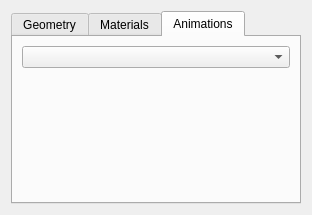
<?xml version="1.0" encoding="UTF-8"?>
<ui version="4.0">
 <class>ModelWidget</class>
 <widget class="QWidget" name="ModelWidget">
  <property name="geometry">
   <rect>
    <x>0</x>
    <y>0</y>
    <width>312</width>
    <height>215</height>
   </rect>
  </property>
  <property name="windowTitle">
   <string>Form</string>
  </property>
  <layout class="QGridLayout" name="gridLayout">
   <item row="0" column="0">
    <widget class="QTabWidget" name="tabWidget">
     <property name="currentIndex">
      <number>2</number>
     </property>
     <widget class="QWidget" name="geometryTab">
      <attribute name="title">
       <string>Geometry</string>
      </attribute>
      <layout class="QGridLayout" name="gridLayout_2">
       <item row="0" column="0">
        <widget class="QTreeView" name="geometryTreeView"/>
       </item>
      </layout>
     </widget>
     <widget class="QWidget" name="materialsTab">
      <attribute name="title">
       <string>Materials</string>
      </attribute>
      <layout class="QGridLayout" name="gridLayout_3">
       <item row="0" column="0">
        <widget class="QComboBox" name="materialsComboBox"/>
       </item>
       <item row="1" column="0">
        <widget class="MaterialWidget" name="materialWidget" native="true"/>
       </item>
       <item row="2" column="0">
        <spacer name="verticalSpacer">
         <property name="orientation">
          <enum>Qt::Vertical</enum>
         </property>
         <property name="sizeHint" stdset="0">
          <size>
           <width>20</width>
           <height>40</height>
          </size>
         </property>
        </spacer>
       </item>
      </layout>
     </widget>
     <widget class="QWidget" name="animationsTab">
      <attribute name="title">
       <string>Animations</string>
      </attribute>
      <layout class="QGridLayout" name="gridLayout_4">
       <item row="0" column="0">
        <widget class="QComboBox" name="animationsComboBox"/>
       </item>
       <item row="1" column="0">
        <spacer name="verticalSpacer_2">
         <property name="orientation">
          <enum>Qt::Vertical</enum>
         </property>
         <property name="sizeHint" stdset="0">
          <size>
           <width>20</width>
           <height>120</height>
          </size>
         </property>
        </spacer>
       </item>
      </layout>
     </widget>
    </widget>
   </item>
  </layout>
 </widget>
 <customwidgets>
  <customwidget>
   <class>MaterialWidget</class>
   <extends>QWidget</extends>
   <header>nodeitemdetailwidget/modelwidget/materialwidget.h</header>
   <container>1</container>
  </customwidget>
 </customwidgets>
 <resources/>
 <connections/>
</ui>
